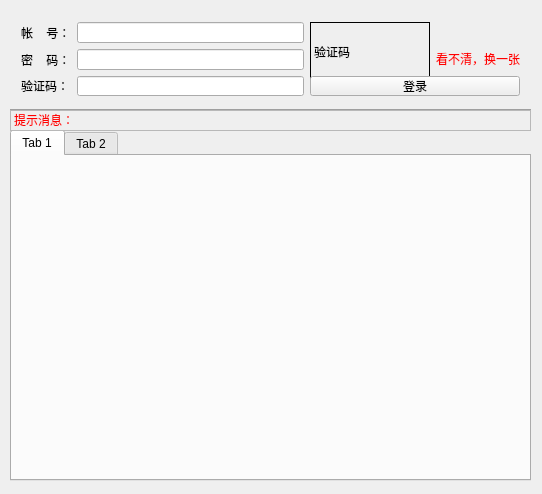
<?xml version="1.0" encoding="UTF-8"?>
<ui version="4.0">
 <class>Widget</class>
 <widget class="QWidget" name="Widget">
  <property name="geometry">
   <rect>
    <x>0</x>
    <y>0</y>
    <width>542</width>
    <height>494</height>
   </rect>
  </property>
  <property name="windowTitle">
   <string>Widget</string>
  </property>
  <widget class="Line" name="line">
   <property name="geometry">
    <rect>
     <x>10</x>
     <y>100</y>
     <width>521</width>
     <height>21</height>
    </rect>
   </property>
   <property name="orientation">
    <enum>Qt::Horizontal</enum>
   </property>
  </widget>
  <widget class="QTabWidget" name="tabWidget">
   <property name="geometry">
    <rect>
     <x>10</x>
     <y>130</y>
     <width>521</width>
     <height>351</height>
    </rect>
   </property>
   <property name="currentIndex">
    <number>0</number>
   </property>
   <widget class="QWidget" name="tab">
    <attribute name="title">
     <string>Tab 1</string>
    </attribute>
   </widget>
   <widget class="QWidget" name="tab_2">
    <attribute name="title">
     <string>Tab 2</string>
    </attribute>
   </widget>
  </widget>
  <widget class="QLabel" name="label_6">
   <property name="geometry">
    <rect>
     <x>10</x>
     <y>110</y>
     <width>521</width>
     <height>21</height>
    </rect>
   </property>
   <property name="frameShape">
    <enum>QFrame::StyledPanel</enum>
   </property>
   <property name="text">
    <string>&lt;html&gt;&lt;head/&gt;&lt;body&gt;&lt;p&gt;&lt;span style=&quot; color:#ff0000;&quot;&gt;提示消息：&lt;/span&gt;&lt;/p&gt;&lt;/body&gt;&lt;/html&gt;</string>
   </property>
   <property name="textFormat">
    <enum>Qt::RichText</enum>
   </property>
  </widget>
  <widget class="QWidget" name="">
   <property name="geometry">
    <rect>
     <x>10</x>
     <y>11</y>
     <width>521</width>
     <height>96</height>
    </rect>
   </property>
   <layout class="QGridLayout" name="gridLayout">
    <item row="0" column="0">
     <widget class="QLabel" name="label">
      <property name="text">
       <string>帐    号：</string>
      </property>
     </widget>
    </item>
    <item row="0" column="1">
     <widget class="QLineEdit" name="lineEdit"/>
    </item>
    <item row="0" column="2" rowspan="2">
     <widget class="QLabel" name="label_3">
      <property name="minimumSize">
       <size>
        <width>120</width>
        <height>60</height>
       </size>
      </property>
      <property name="frameShape">
       <enum>QFrame::Box</enum>
      </property>
      <property name="text">
       <string>验证码</string>
      </property>
     </widget>
    </item>
    <item row="0" column="3">
     <spacer name="verticalSpacer">
      <property name="orientation">
       <enum>Qt::Vertical</enum>
      </property>
      <property name="sizeHint" stdset="0">
       <size>
        <width>20</width>
        <height>18</height>
       </size>
      </property>
     </spacer>
    </item>
    <item row="1" column="0">
     <widget class="QLabel" name="label_2">
      <property name="text">
       <string>密    码：</string>
      </property>
     </widget>
    </item>
    <item row="1" column="1">
     <widget class="QLineEdit" name="lineEdit_2"/>
    </item>
    <item row="1" column="3">
     <widget class="QLabel" name="label_5">
      <property name="text">
       <string>&lt;html&gt;&lt;head/&gt;&lt;body&gt;&lt;p&gt;&lt;span style=&quot; color:#ff0000;&quot;&gt;看不清，换一张&lt;/span&gt;&lt;/p&gt;&lt;/body&gt;&lt;/html&gt;</string>
      </property>
     </widget>
    </item>
    <item row="2" column="0">
     <widget class="QLabel" name="label_4">
      <property name="text">
       <string>验证码：</string>
      </property>
     </widget>
    </item>
    <item row="2" column="1">
     <widget class="QLineEdit" name="lineEdit_3"/>
    </item>
    <item row="2" column="2" colspan="2">
     <widget class="QPushButton" name="pushButton">
      <property name="text">
       <string>登录</string>
      </property>
     </widget>
    </item>
   </layout>
  </widget>
 </widget>
 <layoutdefault spacing="6" margin="11"/>
 <resources/>
 <connections/>
</ui>
